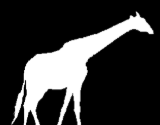
#> input picture Practica 5 morfo excarac/res/jirafa.png, 160 x 125 px; the run also reads 1 picture not shown here
$ jupyter execute --allow-errors 'Practica 5 Morfología y Extracción.ipynb'   (shell and % lines are left out)   (older library calls are emulated)
#> lines starting #> are read from the running program, lines starting #| are printed output that depends on the picture; after the words box and inside, x2 and y2 are one past the last pixel; in counts of white or black regions, pixels touching at a corner belong together
# Practica 5 Morfología y Extracción de Características

A continuación se presentan una serie de ejercicios de carácter calificable.

<br> Deben realizarse en los grupos de trabajo asignados y subirse al GitHub respectivo </br>

No es necesario concluir, pero deben presentarse las respuestas de forma <b> ordenada </b>

## Fecha límite de entrega: Jueves 8 de agosto a media noche.

# 1.

Lea la imagen "res/jirafa.png" y realice:

1. Extracción de bordes mediante erosión y dilatación.
2. Extracción de bordes mediante la función gradiente.
3. Extracción de bordes mediante la operación XOR entre dilatación y erosión.

[cell 1]
#Importar librerías

import cv2
from matplotlib import pyplot as plt
import numpy as np
import warnings
warnings.filterwarnings('ignore')
from skimage.measure import label
import numpy as np
import matplotlib.pyplot as plt
from skimage.draw import ellipse
from skimage.measure import label, regionprops
from skimage.transform import rotate
import math
from skimage.draw import ellipse
from skimage.measure import label, regionprops, find_contours
import skimage.morphology as morph
import skimage.color as color
import skimage
import skimage.io

from skimage.measure import label
import numpy as np
import matplotlib.pyplot as plt
from skimage.draw import rectangle
from skimage.measure import label, regionprops
from skimage.transform import rotate

[cell 2]
#Imagen importada de la carpeta res, que se encuentra en la MISMA carpeta que el notebook
def img_read(filename, mode = 'color'):
#> called with filename = 'res/jirafa.png', mode = 'gray'
    if(mode == 'color'):
        return cv2.cvtColor(cv2.imread(filename),cv2.COLOR_BGR2RGB)
    elif(mode=='grayscale' or mode=='greyscale' or mode == 'gray' or mode == 'grey'):
        return cv2.imread(filename, cv2.IMREAD_GRAYSCALE)
#> returned value is the input picture: shape (125, 160); min 0, max 255, mean 56.3
    else:
        return None

[cell 3]
img = img_read('res/jirafa.png', "gray")
plt.imshow(img)

[cell 4]
# 1 . EROSION Y DILATACION
#Crear la máscara
selem = morph.rectangle(7,7)

#Leer imagen de entrada y binarizarla
img = skimage.io.imread('res/jirafa.png', as_grey=True)
#> img: shape (125, 160) float64; min 0, max 1, mean 0.221
img = img > 0 #forma binarizar la imagen de entrada
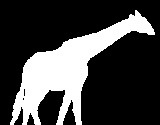
#> img: shape (125, 160) bool; 26.4% white; 1 white region, box (x1, y1, x2, y2) and area: (10, 10, 155, 125) 5286

#Realizar extracción de bordes bajo dilatación y erosión
dilatacion = morph.binary_dilation(img,selem)
#> dilatacion: shape (125, 160) bool; 36.4% white; 1 white region, box (x1, y1, x2, y2) and area: (7, 7, 158, 125) 7282
erosion = morph.binary_erosion(img,selem)
#> erosion: shape (125, 160) bool; 15.4% white; 3 white regions (2 under 20 px), largest, box (x1, y1, x2, y2) and area: (18, 19, 149, 113) 3081

#Crear subplot 1x3 que muestre imagen original y bordes
fig, ax = plt.subplots(1,3, figsize=(20, 10))

ax[0].set_title('imagen original')
ax[0].imshow(img, cmap='gray')
ax[1].set_title('bordes con erosion')
ax[1].imshow(np.logical_xor(img,erosion), cmap='gray')
ax[2].set_title('bordes con dilatacion')
ax[2].imshow(np.logical_xor(img, dilatacion), cmap='gray')
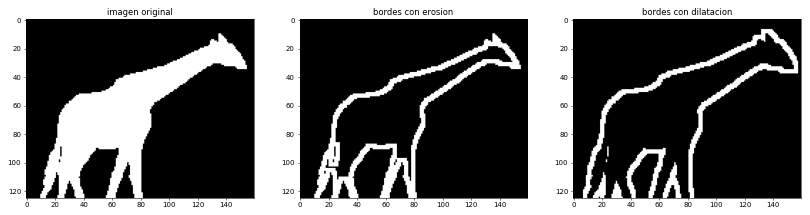
#> figure drawn by matplotlib, 3 panels

[cell 5]
# 1 . GRADIENTE
img = skimage.io.imread('res/jirafa.png', as_grey=True)

#Crear un kernel
kernel = np.ones((5,5),np.uint8)

#Aplicar la operación gradiente de OpenCv
gradient = cv2.morphologyEx(img, cv2.MORPH_GRADIENT, kernel)
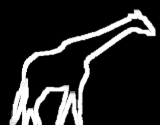
#> gradient: shape (125, 160) float64; min 0, max 1, mean 0.148

#Crear figura que muestre las imagenes
fig, ax = plt.subplots(1,2, figsize=(20, 10))
ax[0].set_title('imagen original')
ax[0].imshow(img, cmap='gray')
ax[1].set_title('gradiente')
ax[1].imshow(gradient, cmap='gray')

[cell 6]
# 3 XOR entre dilatación y erosión.
#Cambiar la imagen gradient por la expresión XOR

dilatacion = morph.binary_dilation(img,kernel)
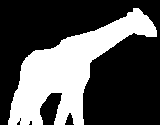
#> dilatacion: shape (125, 160) bool; 33.3% white; 1 white region, box (x1, y1, x2, y2) and area: (8, 8, 157, 125) 6668
erosion = morph.binary_erosion(img,kernel)
#> erosion: shape (125, 160) bool; 18.8% white; 2 white regions (1 under 20 px), largest, box (x1, y1, x2, y2) and area: (15, 15, 152, 125) 3756

XOR = np.logical_xor(erosion,dilatacion)
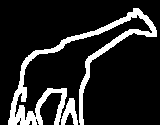
#> XOR: shape (125, 160) bool; 14.5% white; 2 white regions, box (x1, y1, x2, y2) and area: (8, 8, 157, 125) 2658, (61, 98, 78, 125) 246

plt.imshow(XOR, cmap="gray")
plt.title('XOR dilatacion - erosion')

# 2.

<br> Lea la imagen "res/silueta.png" y obsérvela cuidadosamente. </br>
<br> Lea también, la imagen "res/silueta2.png" y repita el proceso. </br>
<br> Las imágenes tienen dos tipos de ruido distintos colocados con una serie de cuidadosas operaciones hechas en paint </br>

Utilice morfologías de  apertura y cierre (escogiendo la máscara adecuada) para eliminar el ruido sin afectar demasiado la silueta de la jirafa.

[cell 7]
# 2.1
img1 = img_read('res/silueta.png', "gray")
#> call 2 of img_read, with filename = 'res/silueta.png', mode = 'gray'
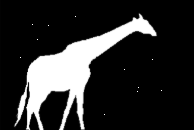
#> input picture Practica 5 morfo excarac/res/silueta.png, 194 x 130 px
#> in img_read, returned value is the input picture: shape (130, 194); min 0, max 255, mean 45.2
plt.imshow(img1)
print("observandola cuidadosamente .. .. .. listo!")

[cell 8]
# 2.2
img2 = img_read('res/silueta2.png', "gray")
plt.imshow(img2)
print("repitiendo observandola cuidadosamente .. .. .. listo!")

[cell 9]
# 2.3 Correccion por apertura
#Definir radio y crear una máscara
radius = 2

selem = morph.disk(radius)

#Leer imagen de entrada y realizar una apertura con la máscara creada bajo la función
#de skimage, los parámetros son los mismos que erosión y dilatación
apertura1 = morph.binary_opening(img1,selem)
#> apertura1: shape (130, 194) bool; 21.2% white; 1 white region, box (x1, y1, x2, y2) and area: (13, 13, 158, 130) 5344
apertura2 = morph.binary_opening(img2,selem)
#> apertura2: shape (130, 194) bool; 21.1% white; 1 white region, box (x1, y1, x2, y2) and area: (13, 13, 158, 130) 5334

#Crear subplot 1x2 que muestre imagen original y apertura
fig, (ax1,ax2,ax3,ax4) = plt.subplots(1,4, figsize=(15, 8))
ax1.set_title('imagen original1')
ax1.imshow(img1, cmap='gray')
ax2.set_title('imagen original2')
ax2.imshow(img2, cmap='gray')
ax3.set_title('apertura1 - shape: disk(radius='+str(radius)+')')
ax3.imshow(apertura1, cmap='gray')
ax4.set_title('apertura2 - shape: disk(radius='+str(radius)+')')
ax4.imshow(apertura2, cmap='gray')

[cell 10]
# 2.3 Correccion por cierre

#Crear máscara
radius = 1
selem = morph.disk(radius)

#Leer imagen de entrada y aplicar la operación cierre de skimage, cuyos parámetros
#requieren imagen de entrada y una máscara

cierre = morph.binary_closing(img2,selem)
#> cierre: shape (130, 194) bool; 21.9% white; 2 white regions, box (x1, y1, x2, y2) and area: (13, 12, 158, 130) 5391, (0, 0, 1, 130) 130

#Crear subplot 1x2 que muestre imagen original e imagen bajo cierre
fig, (ax1,ax2) = plt.subplots(1,2, figsize=(8, 4))
ax1.set_title('imagen original')
ax1.imshow(img2, cmap='gray')
ax2.set_title('cierre - shape: disk(radius='+str(radius)+')')
ax2.imshow(cierre, cmap='gray')

# 3.

1. Lea la imagen "res/jirafa.png" en escala de grises.

Realice un etiquetado de regiones escogiendo la máscara correcta (no necesariamente un rectángulo, prueba un disco o la identidad).

<center><i>Figura: Solución aproximada</i></center>

Imprima el número de etiquetas (Debe ser 1)

2. Ya que ha leido la imagen "res/jirafa.png" utilice el método de esqueletización de Zhang para obtener el esqueleto de ésta imagen (recuerde que es una imagen binaria).

## No olvide revisar el Pipeline de segmentación que se encuentra en el notebook de la clase 8.

[cell 11]
#Se pasa a crear la máscara "elemento estructural"

#Se probarón distintos elementos estructurales

selem = morph.rectangle(1,2) # con esté elemento estructural, la solución se acerco mas a la deseada
#selem = morph.disk(2)
#selem = morph.diamond(3)
#selem= np.identity(3)

#Se Lee la imagen de entrada en escala de grises y se binariza en una copia
img = img_read('res/jirafa.png', "gray")
imgB = img>0.5

#Aplicamos una erosión sobre la imagen copia
erosion_once13 = morph.binary_erosion(imgB,selem)
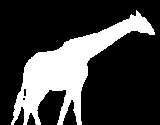
#> erosion_once13: shape (125, 160) bool; 25.3% white; 1 white region, box (x1, y1, x2, y2) and area: (11, 10, 155, 125) 5065

#Eliminamos objetos pequeños sobre la imagen erosionada
objetos_pequeños_eliminados = morph.remove_small_objects(erosion_once13,min_size = 2000, connectivity = 1)

#Etiquetar la imagen mediante la función label de skimage, cuyos parámetros son la imagen
#el número de vecinos, la conectividad
labels, num_labels = morph.label(objetos_pequeños_eliminados, neighbors=4, return_num=True, connectivity= 1)
#> num_labels = 1

#Caracterizar los labels, mediante colores y sobre la imagen original
image_label_overlay = color.label2rgb(labels, image=img)
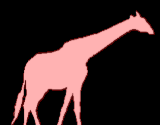
#> image_label_overlay: shape (125, 160, 3) float64; mean R, G, B 0.231, 0.155, 0.155

#Generar subplot 2x2 para mostrar imagen original, eliminación de objetos pequeños(que actúa como máscara)
#y los labels de la información extraída
fig, ((ax1,ax2),(ax3, ax4)) = plt.subplots(2,2, figsize=(20,15))

ax1.set_title('imagen binaria')
ax1.imshow(imgB, cmap='gray')
ax2.set_title('Imagen tras eliminar objetos pequeños')
ax2.imshow(objetos_pequeños_eliminados, cmap='gray')
ax3.set_title('Etiquetas')
ax3.imshow(labels, cmap='jet')
ax4.set_title('Etiquetas sobre la imagen original')
ax4.imshow(image_label_overlay, cmap='jet')

#Imprime el número de etiquetas
print("\n")
print("Número de etiquetas", num_labels)
#| Número de etiquetas 1

[cell 12]
img = skimage.io.imread('res/jirafa.png', as_grey=True)
#Se Lee la imagen de entrada en escala de grises y se binariza
img = img > 0.5
#> img: shape (125, 160) bool; 22% white; 1 white region, box (x1, y1, x2, y2) and area: (12, 12, 154, 125) 4408

#Aplicar la función de esquelización de skimage, cuyo único parámetro de entrada es la imagen
skeleton = morph.skeletonize(img)
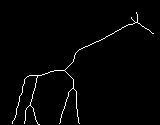
#> skeleton: shape (125, 160) bool; 1.8% white in thin lines or dots, all inside (x1, y1, x2, y2) = (12, 12, 154, 125)

#Crear subplot 1x2 que muestre imagen de entrada e imagen bajo esqueletización
fig, (ax1,ax2) = plt.subplots(1,2, figsize=(20,20))
ax1.set_title('imagen original')
ax1.imshow(img, cmap='gray')
ax2.set_title('Skeletonize')
ax2.imshow(skeleton, cmap='gray')

# 4.

Cree una imagen de ceros (np.zeros()) de 600x600, posteriormente un cuadrado de 100x100, cuyo <i>start</i> está en la coordenada [200,200] (Utilice la función rectangle de skimage, es un proceso análogo a dibujar la elipse)

<center><i>Figura: Cuadrado</i></center>

Una vez tenga la imagen anterior, realice los siguientes pasos (Debe realizar UN SOLO PLOT POR CADA NUMERAL listado a continuación)

1. Plotee el cuadrado que creó, imprima el área y el perímetro respectivos.
2. Imprima el cuadrado con el centroide, adicionalmente imprima las coordenadas del centroide.
3. Imprima el cuadrado rodeado por el rectángulo más pequeño que lo rodea (si quiere puede mostrarlo con el centroide)
4. Muestre las distancias respecto al contorno.
5. Imprima el cuadrado con el centroide y el contorno, junto a la medida entre el contorno y el centroide.
6. ¿Cuál es el diámetro equivalente? imprímalo.
7. Imprima los momentos de HU y sus logaritmos.

[cell 13]
#1

#Crear matriz de zeros de 600x600
image = np.zeros((600, 600))

#Crear un cuadrado con start en 200, 200 y 100 pixeles de lado.
start = (200,200)
extent = (100,100)
rr, cc = rectangle(start, extent=extent, shape=image.shape)

#Dar el valor 1 a la imagen en el par ordenado generado por el cuadrado.
image[rr, cc] = 1

#Etiquetar la imagen, por tanto mostrar el cuadrado.
label_img = label(image)

#Generar un vector de propiedades de la región cuadrada.
props = regionprops(label_img)

#Imprimir el perímetro del cuadrado.
print("El perímetro es: ", props[0].perimeter, " píxeles.")

#Imprimir el area del cuadrado.
print("El area es:", props[0].area, "píxeles.")

#Crear un subplot y mostrar la imagen del cuadrado.
fig, ax = plt.subplots(1,1, figsize=(5, 6))
ax.set_title('Imagen')
ax.imshow(label_img, cmap='gray', vmin=0, vmax=1)
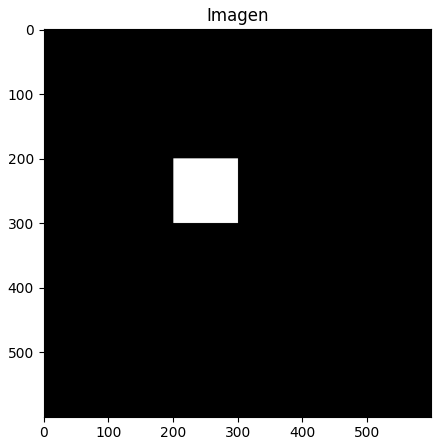
#> figure drawn by matplotlib, 1 panel

[cell 14]
#2
from skimage.measure import label, regionprops, find_contours
from skimage.transform import rotate

#Crear matriz de zeros de 600x600
image = np.zeros((600, 600))

#Crear un cuadrado con start en 200, 200 y 100 pixeles de lado.
start = (200,200)
extent = (100,100)
rr, cc = rectangle(start, extent=extent, shape=image.shape)

#Dar el valor 1 a la imagen en el par ordenado generado por el cuadrado.
image[rr, cc] = 1

#Etiquetar la imagen y obtener las propiedades de las etiquetas
label_img = label(image)
props = regionprops(label_img)

#Obtener las coordenadas x,y del centroide de la región etiquetada
y0, x0 = props[0].centroid
print("El centroide es: ", props[0].centroid)

#Imprimir la imagen con el centroide pintado de verde
fig, ax = plt.subplots(1,1, figsize=(5, 6))
ax.set_title('Imagen')
ax.plot(x0, y0, '.g', markersize=15)
ax.imshow(label_img, cmap='gray', vmin=0, vmax=1)

[cell 15]
#3
#Crear matriz de zeros de 600x600
image = np.zeros((600, 600))

#Crear un cuadrado con start en 200, 200 y 100 pixeles de lado.
start = (200,200)
extent = (100,100)
rr, cc = rectangle(start, extent=extent, shape=image.shape)

#Dar el valor 1 a la imagen en el par ordenado generado por el cuadrado.
image[rr, cc] = 1

#Etiquetar la imagen y obtener las propiedades de las etiquetas
label_img = label(image)
props = regionprops(label_img)

#Utilizar la función bbox para buscar los 4 puntos que conforman el rectángulo más pequeño
#que puede contener la región etiquetada
minr, minc, maxr, maxc = props[0].bbox
bx = (minc, maxc, maxc, minc, minc)
by = (minr, minr, maxr, maxr, minr)

#Mostrar la región que corresponde al rectángulo que encierra la región etiquetada
fig, ax = plt.subplots(1,1, figsize=(5, 6))
ax.set_title('Imagen')
ax.plot(x0, y0, '.g', markersize=15)
ax.plot(bx, by, '-b', linewidth=2.5)
ax.imshow(label_img, cmap='gray', vmin=0, vmax=1)

[cell 16]
#4
from skimage.measure import label, regionprops, find_contours

import math

#Definir función de la distancia euclidiana para posiciones de matrices
def euc_distance(p1, p2):
    distance = math.sqrt( (p1[0]-p2[0])**2 + (p1[1]-p2[1])**2 )
    return distance

#Crear matriz de zeros de 600x600
image = np.zeros((600, 600))

#Crear un cuadrado con start en 200, 200 y 100 pixeles de lado.
start = (200,200)
extent = (100,100)
rr, cc = rectangle(start, extent=extent, shape=image.shape)

#Dar el valor 1 a la imagen en el par ordenado generado por el cuadrado.
image[rr, cc] = 1

#Etiquetar la imagen y obtener las propiedades de las etiquetas
label_img = label(image)
props = regionprops(label_img)

#Encontrar el centroide, la posición y,x, y dibujar los contornos
centroid = props[0].centroid
(y0, x0) = centroid
contours = find_contours(label_img, 0)

contour = contours[0]

#Utilizar la función bbox para buscar los 4 puntos que conforman el rectángulo más pequeño
#que puede contener la región etiquetada
minr, minc, maxr, maxc = props[0].bbox
bx = (minc, maxc, maxc, minc, minc)
by = (minr, minr, maxr, maxr, minr)

#Definir los parámetros de entrada
dist_min = None
min_point = None
dist_max = None
max_point = None

#Ciclo for para iterar las posiciones x,y en la matriz de contornos
for point in contour:

    #Definir los puntos xi, yi del contorno, calcular su distancia euclídea
    #respecto al centroide
    xi = point[1]
    yi = point[0]
    dist = euc_distance( (x0,y0) , (xi,yi)  )
    #Condicionales para buscar el punto más cercano y el más lejano al centroide
    if not dist_min or dist < dist_min:
        dist_min = dist
        min_point = (xi, yi)
    if not dist_max or dist > dist_max:
        dist_max = dist
        max_point = (xi, yi)

#Mostrar en la figura la imagen original, contorno dibujado, centroide y puntos más cercanos
#y alejados del mismo
fig, ax = plt.subplots(1,1, figsize=(5, 6))
ax.plot(x0, y0, '.g', markersize=15)
ax.plot(max_point[0], max_point[1], '.r', markersize=15)
ax.plot(min_point[0], min_point[1], '.b', markersize=15)
for n, contour in enumerate(contours):
    ax.plot(contour[:, 1], contour[:, 0], linewidth=2)
ax.plot((x0, max_point[0]), (y0, max_point[1]), '-r', linewidth=2.5)
ax.plot((x0, min_point[0]), (y0, min_point[1]), '-r', linewidth=2.5)
#ax.plot(bx, by, '-b', linewidth=2.5)
ax.set_title('Imagen')
ax.imshow(label_img, cmap='gray', vmin=0, vmax=1)

[cell 17]
#5
#Crear matriz de zeros de 600x600
image = np.zeros((600, 600))

#Crear un cuadrado con start en 200, 200 y 100 pixeles de lado.
start = (200,200)
extent = (100,100)
rr, cc = rectangle(start, extent=extent, shape=image.shape)

#Dar el valor 1 a la imagen en el par ordenado generado por el cuadrado.
image[rr, cc] = 1

#Etiquetar la imagen y obtener las propiedades de las etiquetas
label_img = label(image)
props = regionprops(label_img)

#Utilizar la función bbox para buscar los 4 puntos que conforman el rectángulo más pequeño
#que puede contener la región etiquetada
minr, minc, maxr, maxc = props[0].bbox
bx = (minc, maxc, maxc, minc, minc)
by = (minr, minr, maxr, maxr, minr)

#Definir la distancia acumulada
dist_acum = 0

#Ciclo for que muestra los puntos xi, yi y acumula la distancia euclídea entre
#los puntos con el centroide en cada uno de las iteraciones
for point in contour:
    xi = point[1]
    yi = point[0]
    dist_acum += euc_distance( (x0,y0) , (xi,yi)  )

#La distancia media tal como se muestra en la fórmula ejemplo
dist_med = dist_acum/len(contour)

#Imprimir la distancia media del contorno y el centroide
print("La distancia media entre el centroide y el contorno es:", dist_med)

#Mostrar la región que corresponde al rectángulo que encierra la región etiquetada
fig, ax = plt.subplots(1,1, figsize=(5, 6))
ax.set_title('Imagen')
ax.plot(x0, y0, '.g', markersize=15)
ax.plot(bx, by, '-b', linewidth=2.5)
ax.imshow(label_img, cmap='gray', vmin=0, vmax=1)

[cell 18]
#6
#Crear matriz de zeros de 600x600
image = np.zeros((600, 600))

#Crear un cuadrado con start en 200, 200 y 100 pixeles de lado.
start = (200,200)
extent = (100,100)
rr, cc = rectangle(start, extent=extent, shape=image.shape)

#Utilizar la función equivalent_diameter para calcular el diámetro equivalente a la
#región etiquetada
diam_equiv = props[0].equivalent_diameter

#Calcular la orientación y el centroide de la región
orientation = props[0].orientation
centroid = props[0].centroid
(y0,x0) = centroid

minr, minc, maxr, maxc = props[0].bbox

#Calcular los extremos de las líneas rectas cuyo origen es el centroide
x1 = x0 + math.cos(orientation) * 0.5 * diam_equiv
y1 = y0 - math.sin(orientation) * 0.5 * diam_equiv
x2 = x0 - math.sin(orientation) * 0.5 * diam_equiv
y2 = y0 - math.cos(orientation) * 0.5 * diam_equiv

#Imprimir el diámetro equivalente
print("El diametro equivalente es de ", diam_equiv, " píxeles.")

#Mostrar la imagen etiquetada con las líneas que van desde el centroide hasta los puntos
#calculados x1,y1,x2,y2
fig, ax = plt.subplots(1,1, figsize=(5, 6))
ax.set_title('Imagen')
ax.plot((x0, x1), (y0, y1), '-r', linewidth=2.5)
ax.plot((x0, x2), (y0, y2), '-r', linewidth=2.5)
ax.imshow(label_img, cmap='gray', vmin=0, vmax=1)

[cell 19]
#7
from skimage.measure import label

#Crear matriz de zeros de 600x600
image = np.zeros((600, 600))

#Crear un cuadrado con start en 200, 200 y 100 pixeles de lado.
start = (200,200)
extent = (100,100)
rr, cc = rectangle(start, extent=extent, shape=image.shape)
# Dar el valor 1 a la imagen en el par ordenado
image[rr, cc] = 1
label_img = label(image)
props = regionprops(label_img)
momentos_hu = props[0].moments_hu

#Imprimir la matriz de momentos hu
print("Momentos Hu: ", momentos_hu)

#Aplicar logaritmo a la matriz de momentos hu e imprimirla
momentos_hu_log = - np.sign(momentos_hu) * np.log(np.abs(momentos_hu))

print("Logaritmos de los Momentos Hu: ", momentos_hu_log)

#Mostrar la imagen sobre la cual se trabaja
fig, ax = plt.subplots(1,1, figsize=(5, 6))


ax.set_title('Imagen')
ax.imshow(label_img, cmap='gray', vmin=0, vmax=1)

# 5.

Lea la imagen "res/cancer.bmp" y la máscara "res/lesion.bmp", utilice los algoritmos de extracción de características para encontrar los estadísticos de primer y segundo orden de esta imagen. Preste especial atención a este proceso individual, puesto que en el ejercicio guiado lo hará para varias imágenes.

# Ejercicio Guiado.

El objetivo de este ejercicio es, mediante 5 imágenes de un dataset de melanomas, mostrar al estudiante cuál es el proceso de extracción de características.

No duden en ir a la carpeta PH2Dataset para observar la información allí consignada, de igual forma las subcarpetas que contienen la imagen a estudiar y sus máscaras.

## Leer estas utilidades, librerías a utilizar y funciones de lectura que necesitaremos para facilitar el trabajo posterior.

[cell 20]
from glob import glob
from abc import ABCMeta, abstractmethod
from os.path import join, splitext, basename, abspath
from os import listdir
from skimage.io import imread
import pandas as pd
import warnings
from matplotlib import pyplot as plt
import numpy as np
from scipy.stats import kurtosis
from scipy.stats import skew
import math
from skimage import morphology
from skimage.measure import label, regionprops
import cv2
from skimage import measure
from scipy.ndimage import rotate
import math


warnings.filterwarnings("ignore")

class MissingAttributeException(Exception):
    # [4 lines left out: function __init__, not called in this run]


class BaseDataset:
    __metaclass__ = ABCMeta

    def __init__(self, dataset_path):
        self.__dataset_path = abspath(dataset_path)
        self.__image_list = self.load_dataset(self.__dataset_path)
        self.__sample = self.__image_list

    # [18 lines left out: function load_dataset, not called in this run]

    @abstractmethod
    def read_data(self, filename):
        return None

    @abstractmethod
    def has_class(self):
        return False

    @abstractmethod
    def has_labels(self):
        return False

    @abstractmethod
    def has_ground_truth(self):
        return False

    @property
    def image_names(self):
        return [i['imageName'] for i in self.__sample]

    @property
    def num_images(self):
        return len(self.__sample)

    def reset_sample(self):
        self.__sample = self.__image_list

    # [63 lines left out: functions set_sample, exclude_from_sample, get_image_data, get_ground_truth_data, get_image_class, get_image_labels, not called in this run]


class MPEG7Dataset(BaseDataset):
    """
    Concrete implementation of the MPEG-7 Dataset
    """

    # [8 lines left out: function __init__, not called in this run]

class PH2Dataset(BaseDataset):
    """
    Concrete implementation of the MPEG-7 Dataset
    """

    def __init__(self, base_path):
        BaseDataset.__init__(self, base_path)
